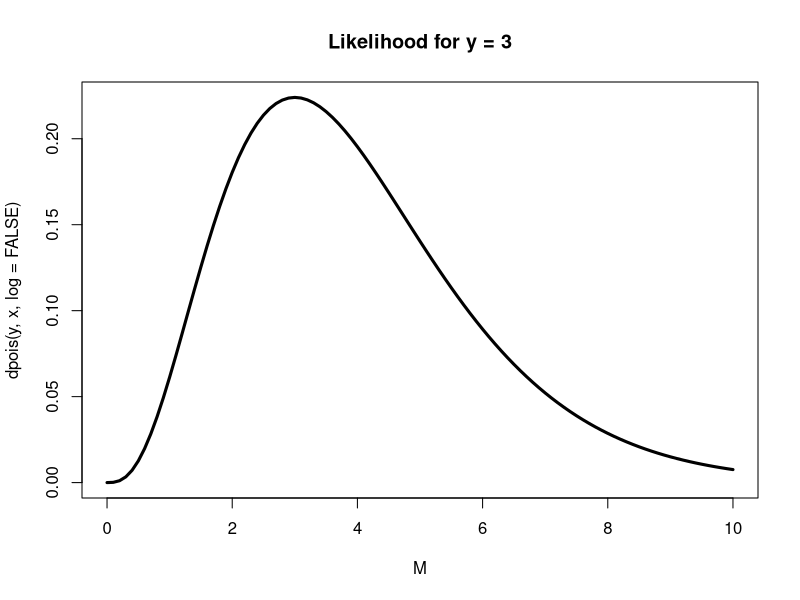
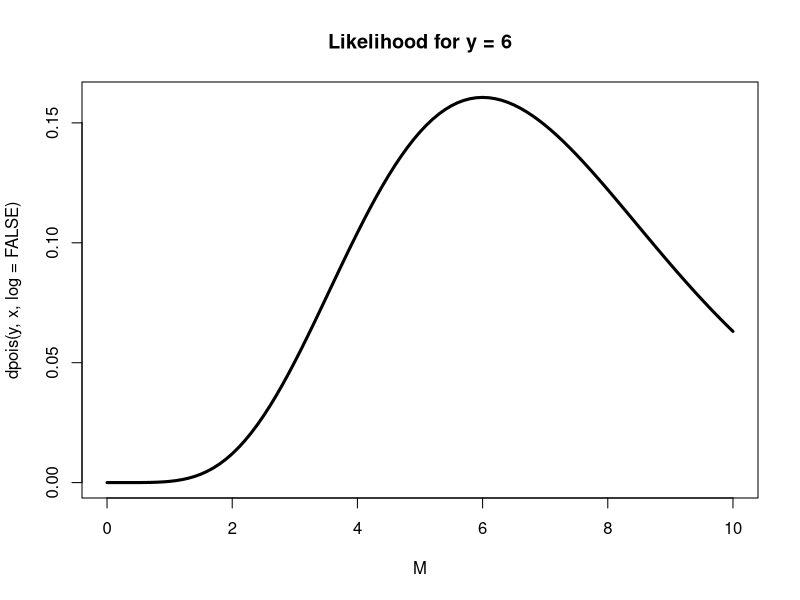
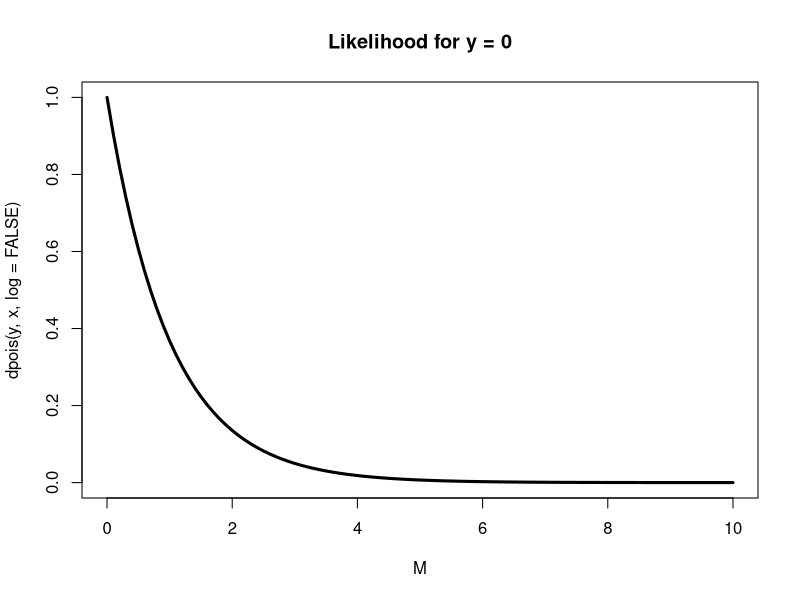

Recreate these plots in R, in order.
## ---- chunk 1
knitr::opts_chunk$set(echo = TRUE)
## ---- chunk 2
pchisq(-14.15, df = 1, log = FALSE)

#We would reject not reject the null. 
## ---- chunk 3
y = 3
curve(dpois(y, x, log = FALSE), xlim=c(0,10), xlab="M",
main=paste("Likelihood for y =" , y), lwd=3)

## ---- chunk 4
y = 6
curve(dpois(y, x, log = FALSE), xlim=c(0,10), xlab="M",
main=paste("Likelihood for y =" , y), lwd=3)
## ---- chunk 5
y = 0
curve(dpois(y, x, log = FALSE), xlim=c(0,10), xlab="M",
main=paste("Likelihood for y =" , y), lwd=3)
